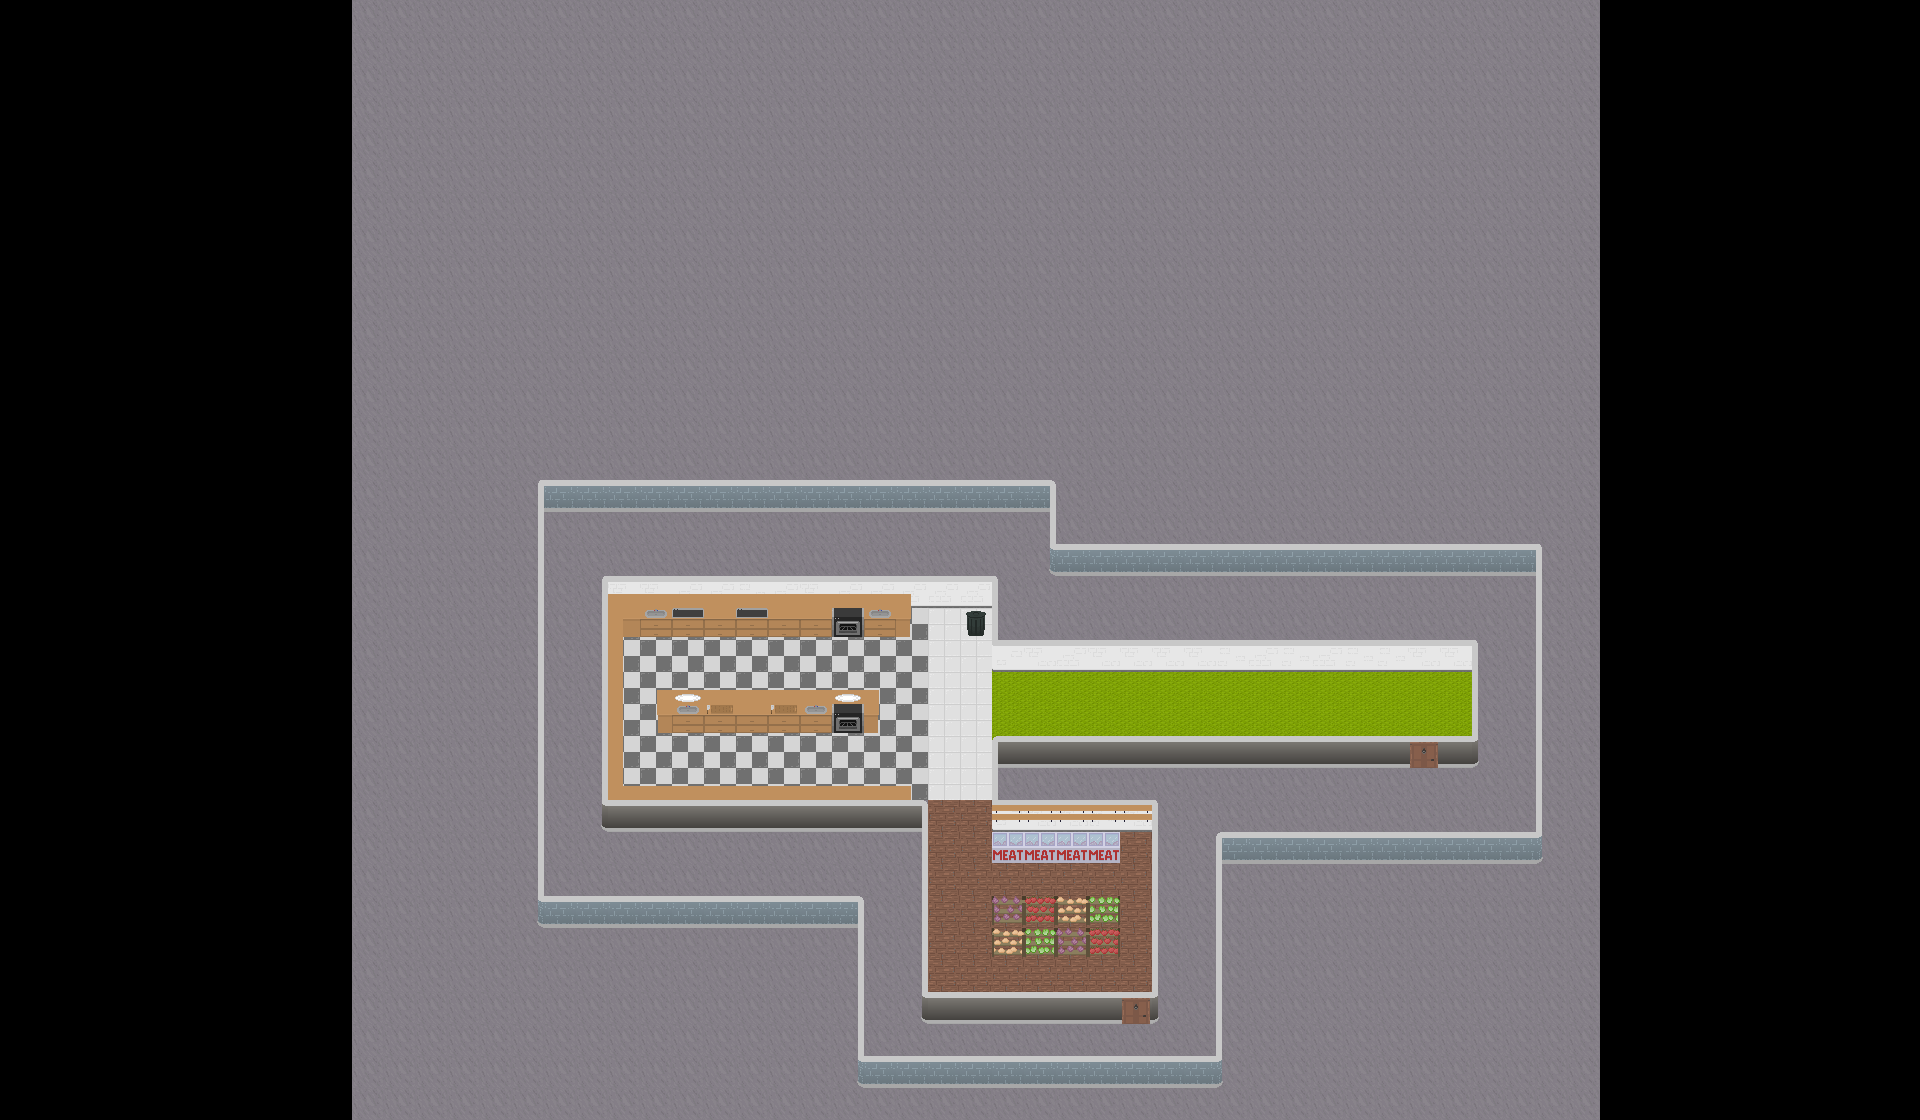

Tiled map render using the project's own tile images. Description and the map definition, with tile-layer contents summarised, below:
An orthogonal 60x35 tile map with 32x32 px tiles, 7 tile layers (floor, wall_f, wall_b, countertop, ...), 2 tilesets and 50 objects.

<map version="1.9" tiledversion="1.9.2" orientation="orthogonal" renderorder="right-down" width="60" height="35" tilewidth="32" tileheight="32" infinite="0" nextlayerid="12" nextobjectid="112">
 <tileset firstgid="1" source="tileset_32.tsx" />
 <tileset firstgid="43" source="objects.tsx" />
 <layer id="1" name="floor" width="60" height="35">
  <data>[2100 cells, 1365 non-empty, 6 distinct tile ids]</data>
 </layer>
 <layer id="2" name="wall_f" width="60" height="35">
  <data>[2100 cells, 151 non-empty, 15 distinct tile ids]</data>
 </layer>
 <layer id="4" name="wall_b" width="60" height="35" locked="1">
  <data>[2100 cells, 41 non-empty, 8 distinct tile ids]</data>
 </layer>
 <layer id="5" name="countertop" width="60" height="35" locked="1">
  <data>[2100 cells, 31 non-empty, 7 distinct tile ids]</data>
 </layer>
 <layer id="9" name="countertop_f" width="60" height="35" locked="1">
  <data>[2100 cells, 18 non-empty, 4 distinct tile ids]</data>
 </layer>
 <layer id="6" name="station" width="60" height="35">
  <data>[2100 cells, 25 non-empty, 12 distinct tile ids]</data>
 </layer>
 <layer id="11" name="station_f" width="60" height="35">
  <data>[2100 cells, 6 non-empty, 5 distinct tile ids]</data>
 </layer>
 <objectgroup id="3" name="Obstacles">
  <object id="16" x="928" y="800">
   <polyline points="0,0 -326.625,0" />
  </object>
  <object id="17" x="608" y="576">
   <polyline points="0,0 0,224" />
  </object>
  <object id="18" x="992" y="608">
   <polyline points="0,0 -384,0" />
  </object>
  <object id="26" x="992" y="672">
   <polyline points="0,0 0,-64" />
  </object>
  <object id="27" x="1472" y="672">
   <polyline points="0,0 -480,0" />
  </object>
  <object id="28" x="1472" y="736">
   <polyline points="0,0 -480,0" />
  </object>
  <object id="29" x="1472" y="736">
   <polyline points="0,0 0,-64" />
  </object>
  <object id="30" x="992" y="832">
   <polyline points="0,0 0,-96" />
  </object>
  <object id="31" x="1152" y="832">
   <polyline points="0,0 -160,0" />
  </object>
  <object id="32" x="1152" y="992">
   <polyline points="0,0 0,-160" />
  </object>
  <object id="33" x="928" y="992">
   <polyline points="0,0 0,-192" />
  </object>
  <object id="34" x="1152" y="992">
   <polyline points="0,0 -224,0" />
  </object>
  <object id="35" x="864" y="896">
   <polyline points="0,0 0,160" />
  </object>
  <object id="36" x="1216" y="1056">
   <polyline points="0,0 -352,0" />
  </object>
  <object id="37" x="1216" y="832">
   <polyline points="0,0 0,224" />
  </object>
  <object id="38" x="1536" y="832">
   <polyline points="0,0 -320,0" />
  </object>
  <object id="39" x="1536" y="576">
   <polyline points="0,0 0,256" />
  </object>
  <object id="40" x="1056" y="576">
   <polyline points="0,0 480,0" />
  </object>
  <object id="41" x="1056" y="512">
   <polyline points="0,0 0,64" />
  </object>
  <object id="42" x="1056" y="512">
   <polyline points="0,0 -512,0" />
  </object>
  <object id="43" x="544" y="896">
   <polyline points="0,0 0,-384" />
  </object>
  <object id="44" x="864" y="896">
   <polyline points="0,0 -320,0" />
  </object>
 </objectgroup>
 <objectgroup id="8" name="Obstacles_NoShadow" locked="1">
  <object id="73" x="657.273" y="683.455" width="220.909" height="46.7273" />
  <object id="78" x="910.154" y="608.273">
   <polyline points="0,0 0.210227,28.7273 -286.727,28.6023" />
  </object>
  <object id="79" x="623.434" y="785.991">
   <polyline points="0,0 0,-149.022" />
  </object>
  <object id="80" x="911.154" y="785.818">
   <polyline points="0,0 -287.636,0" />
  </object>
  <object id="81" x="911.333" y="800">
   <polyline points="0,0 -0.0625,-14.25" />
  </object>
  <object id="83" x="994.21" y="897.573" width="125.227" height="56.8636" />
  <object id="86" x="992" y="832" width="127.375" height="28.75" />
 </objectgroup>
 <objectgroup id="7" name="MapObjects">
  <object id="52" x="1440" y="704">
   <properties>
    <property name="aispawnpoint" type="int" value="0" />
   </properties>
   <point />
  </object>
  <object id="53" x="992" y="704">
   <properties>
    <property name="aiobjective" type="int" value="0" />
   </properties>
   <point />
  </object>
  <object id="54" x="1068.5" y="704">
   <properties>
    <property name="aiobjective" type="int" value="1" />
   </properties>
   <point />
  </object>
  <object id="55" x="1408" y="704">
   <properties>
    <property name="aiobjective" type="int" value="-1" />
   </properties>
   <point />
  </object>
  <object id="56" x="960" y="672">
   <properties>
    <property name="cookspawnpoint" type="int" value="0" />
   </properties>
   <point />
  </object>
  <object id="57" x="960" y="736">
   <properties>
    <property name="cookspawnpoint" type="int" value="1" />
   </properties>
   <point />
  </object>
  <object id="71" x="704" y="704">
   <properties>
    <property name="lightID" type="int" value="2" />
   </properties>
   <point />
  </object>
  <object id="72" x="1024" y="704">
   <properties>
    <property name="lightID" type="int" value="2" />
   </properties>
   <point />
  </object>
  <object id="87" x="1056" y="928">
   <properties>
    <property name="lightID" type="int" value="3" />
   </properties>
   <point />
  </object>
  <object id="90" x="1072" y="840">
   <properties>
    <property name="lightID" type="int" value="1" />
   </properties>
   <point />
  </object>
  <object id="93" x="1040" y="840">
   <properties>
    <property name="lightID" type="int" value="1" />
   </properties>
   <point />
  </object>
  <object id="94" x="1008" y="840">
   <properties>
    <property name="lightID" type="int" value="1" />
   </properties>
   <point />
  </object>
  <object id="95" x="1104" y="840">
   <properties>
    <property name="lightID" type="int" value="1" />
   </properties>
   <point />
  </object>
  <object id="96" x="1167" y="704">
   <properties>
    <property name="aiobjective" type="int" value="3" />
   </properties>
   <point />
  </object>
  <object id="97" x="1120" y="704">
   <properties>
    <property name="aiobjective" type="int" value="2" />
   </properties>
   <point />
  </object>
  <object id="98" x="1216" y="704">
   <properties>
    <property name="aiobjective" type="int" value="4" />
   </properties>
   <point />
  </object>
  <object id="100" x="919.5" y="705.5">
   <properties>
    <property name="cookspawnpoint" type="int" value="2" />
   </properties>
   <point />
  </object>
  <object id="108" x="650.5" y="763">
   <properties>
    <property name="PowerupSpawnPoint" value="1" />
   </properties>
   <point />
  </object>
  <object id="107" x="647" y="661">
   <properties>
    <property name="PowerupSpawnPoint" value="0" />
   </properties>
   <point />
  </object>
  <object id="104" x="896" y="759.5">
   <properties>
    <property name="PowerupSpawnPoint" value="3" />
   </properties>
   <point />
  </object>
  <object id="106" x="891.5" y="663">
   <properties>
    <property name="PowerupSpawnPoint" value="2" />
   </properties>
   <point />
  </object>
 </objectgroup>
</map>
